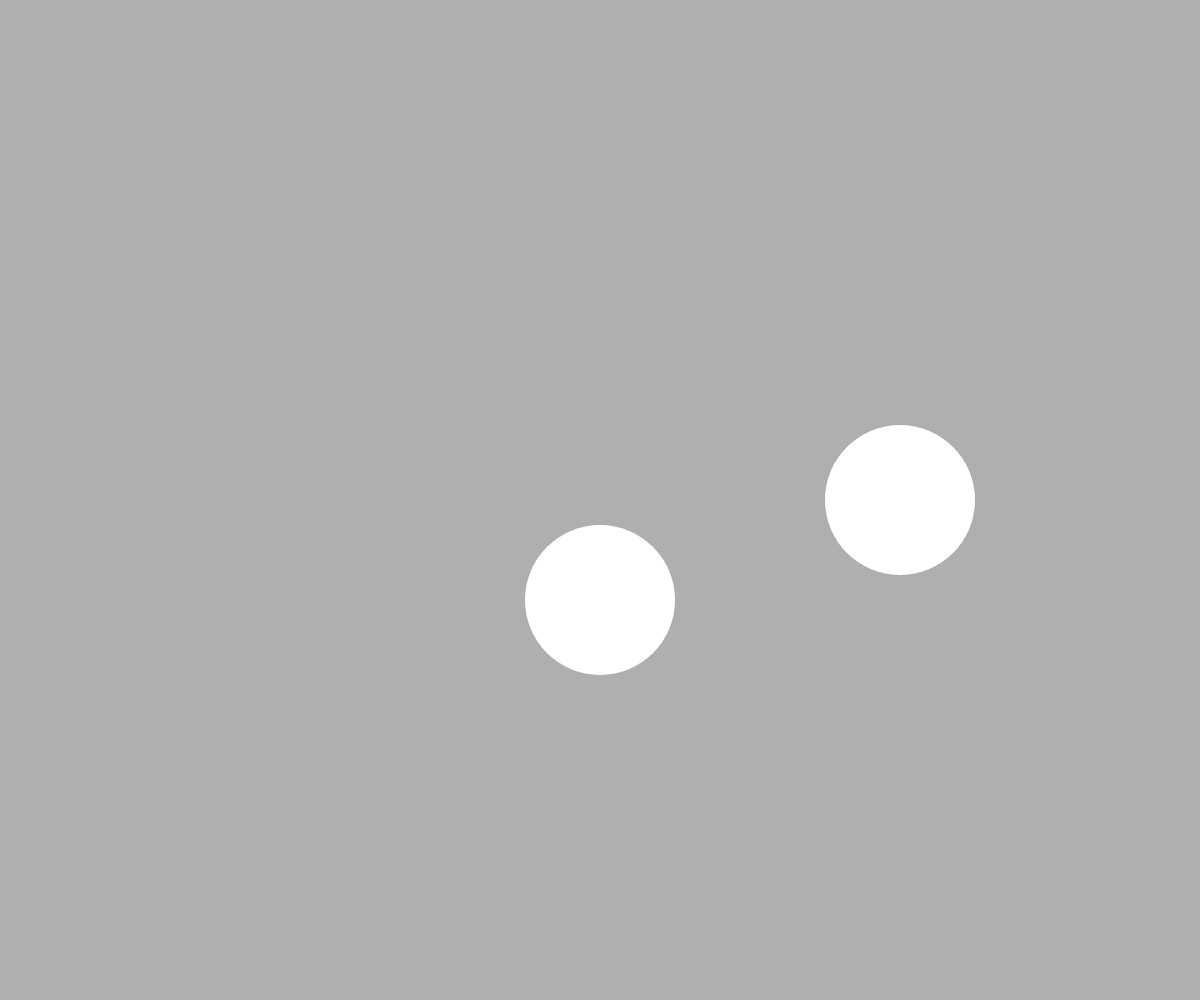
Frame 1 (no input)
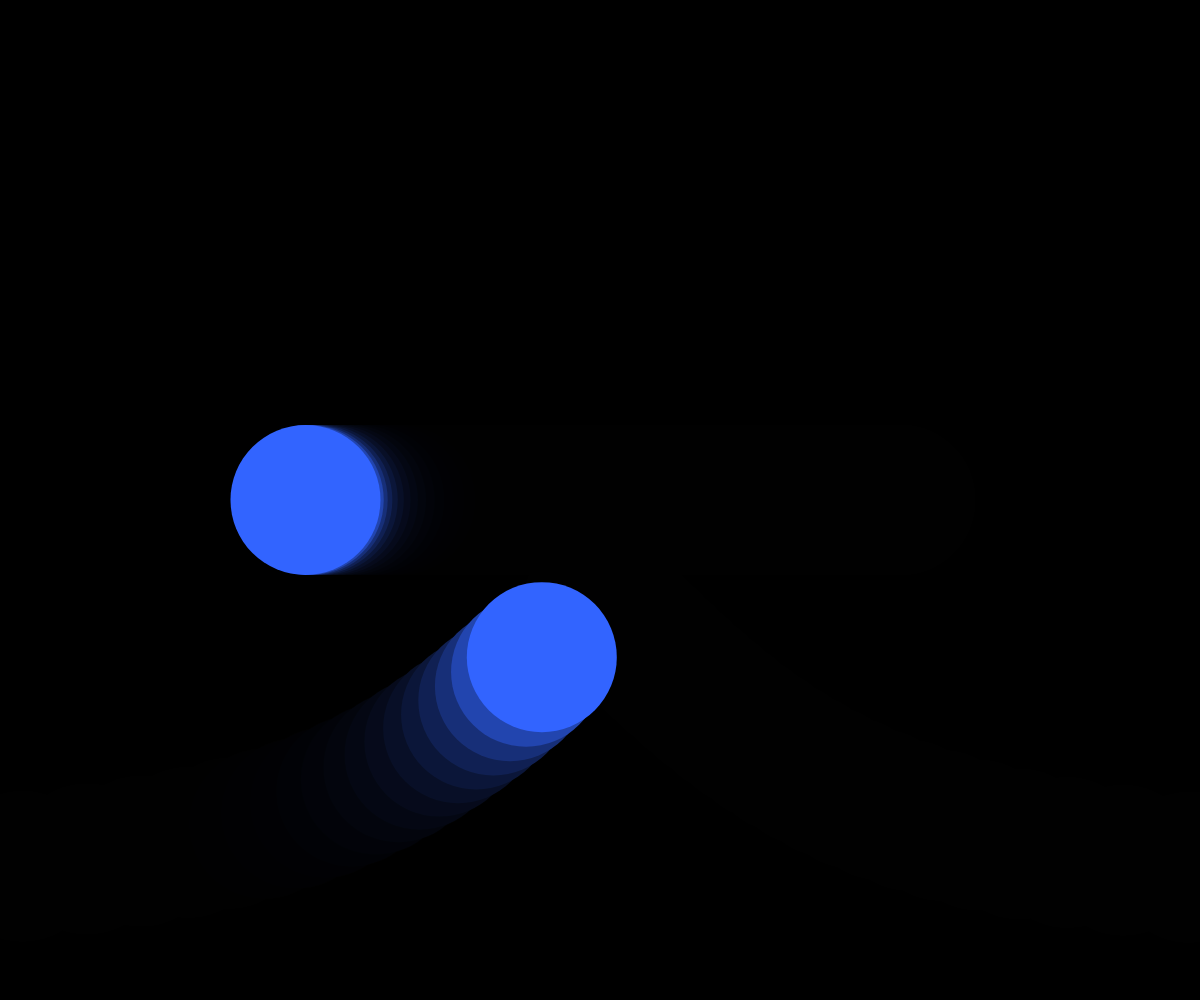
Frame 60 (no input)
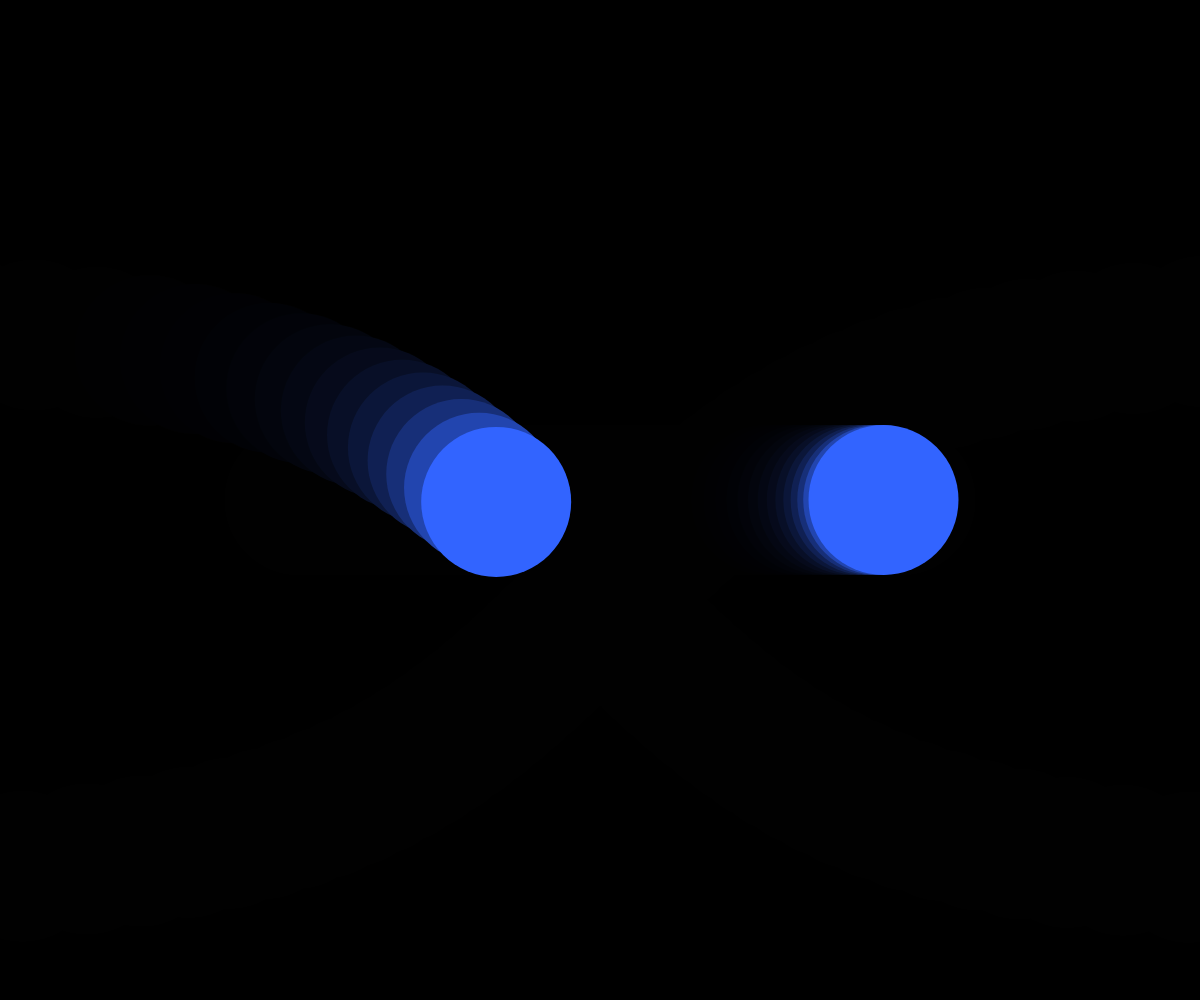
Frame 120 (the mouse pressed at the canvas centre since frame 60)

The p5.js sketch that drew these frames (run headless with seeded random() and noise() and a simulated clock; from frame 60 on, the mouse is pressed at the canvas centre):

// p5.js sketch
// ── sketch.js
let angle = 0;

function setup() {
  createCanvas(windowWidth, windowHeight);
  // noFill();
  stroke(255);
}

function windowResized() {
  resizeCanvas(windowWidth, windowHeight);
}

function draw() {
  background(0, 80);
  
  
// making the size of the circle responsive to the size of the canvas
  let minDimension = min(width, height);
  
  // proportionately changing stroke weight according to the canvas
  strokeWeight(minDimension * 0.015);

  // establishing starting and ending points for the x position; mapping the x position along those points where the change in values occurs along a sin curve
  let xStart = width * 0.25;
  let xEnd = width * 0.75 ;
  let x = map(tan(angle), -1, 1, xStart, xEnd);
    let x2 = map(sin(angle), -1, 1, xStart, xEnd);
   let x3 = map(cos(angle), -1, 1, xStart, xEnd);
  

  let y = height * 0.5;
  let diam = minDimension * 0.3;

  noStroke()
  rectMode (CENTER)
  circle (x, x2, diam/2);
  circle (x3, y, diam/2);
  fill (50, 100, 255)
 
  
  

// the speed of movement
  angle += 0.05;
}
